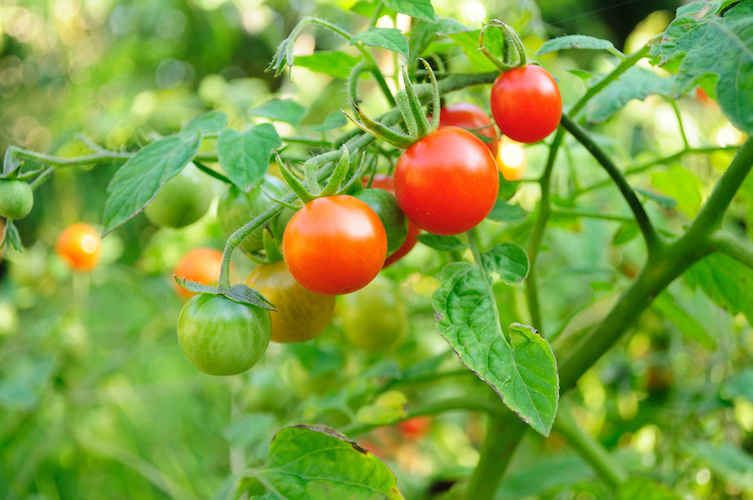
#> input picture CSE2721/Assignment/tomatoes.jpg, 753 x 500 px
$ jupyter execute 'Tomatoes Segmentation.ipynb'   (shell and % lines are left out)
#> lines starting #> are read from the running program, lines starting #| are printed output that depends on the picture; after the words box and inside, x2 and y2 are one past the last pixel; in counts of white or black regions, pixels touching at a corner belong together
[cell 1]
import cv2
import numpy as np
from matplotlib import pyplot as plt

[cell 2]
plt.figure(figsize=(20, 10))
image_path = './tomatoes.jpg'

# Original Image
plt.subplot(2, 1, 1)
image = cv2.imread(image_path)
#> image is the input picture: shape (500, 753, 3); mean B, G, R 64.5, 161.1, 127.4
plt.imshow(cv2.cvtColor(image, cv2.COLOR_BGR2RGB))
plt.axis("off")
plt.title('Original Image')

# Binary Tresholding
plt.subplot(2, 1, 2)
hsv_image = cv2.cvtColor(image, cv2.COLOR_BGR2HSV)
#> hsv_image: shape (500, 753, 3); mean H, S, V 42.7, 166.4, 171.1
_, part1 = cv2.threshold(hsv_image, 25, 255, cv2.THRESH_BINARY_INV)
#> part1: shape (500, 753, 3); mean H, S, V 23, 1.5, 0.5
plt.imshow(part1)
plt.axis("off")
plt.title('Applying Binary Tresholding (Inverse) on HSV Image')

plt.show()
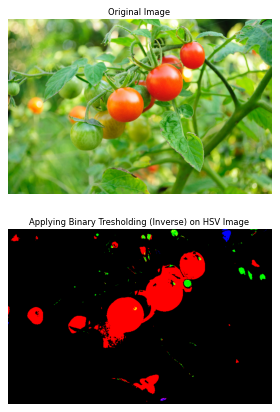
#> figure drawn by matplotlib, 2 panels

[cell 3]
plt.figure(figsize=(20, 10))

# Original Image
plt.subplot(2, 1, 1)
plt.imshow(cv2.cvtColor(image, cv2.COLOR_BGR2RGB))
plt.axis("off")
plt.title('Original Image')

# Binary Tresholding
plt.subplot(2, 1, 2)
red_image = image[:, :, 2]
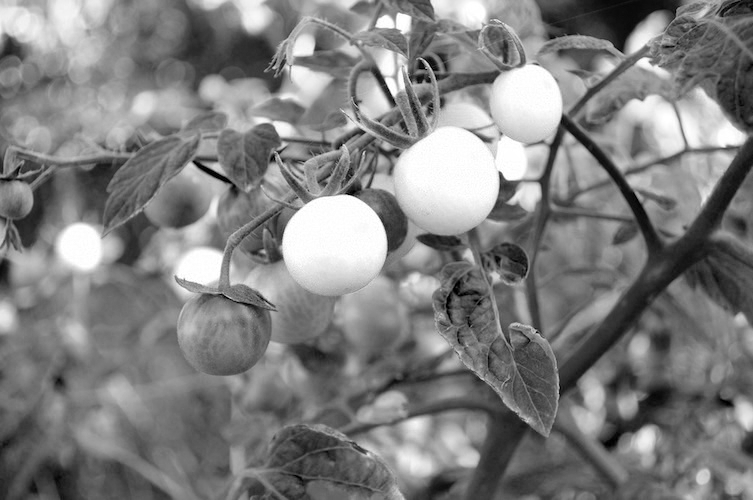
#> red_image: shape (500, 753); min 0, max 255, mean 127.4
part2 = cv2.adaptiveThreshold(red_image, 240, cv2.ADAPTIVE_THRESH_MEAN_C, cv2.THRESH_BINARY, 13, 10)
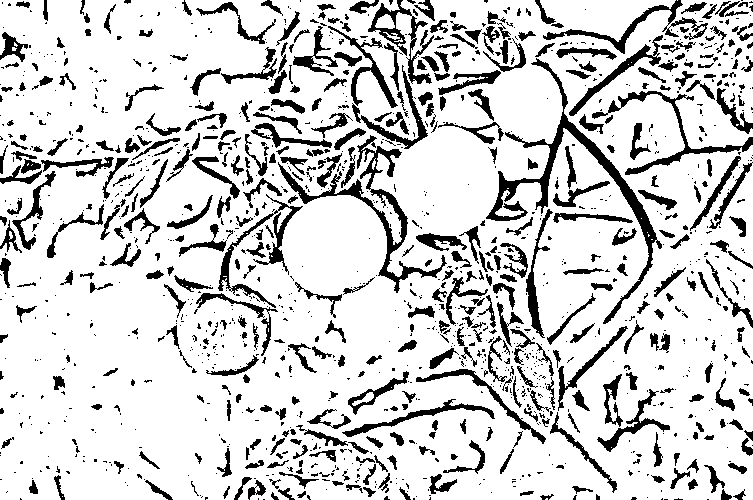
#> part2: shape (500, 753); values 0 (black) and 240 (white), 82.4% white; 1337 black regions (879 under 20 px), largest, box (x1, y1, x2, y2) and area: (486, 58, 662, 324) 3845, (278, 135, 447, 293) 2817, (592, 91, 753, 175) 1440
plt.imshow(part2, cmap=plt.cm.gray)
plt.axis("off")
plt.title('Applying Adaptive Tresholding on Color Image')

plt.show()
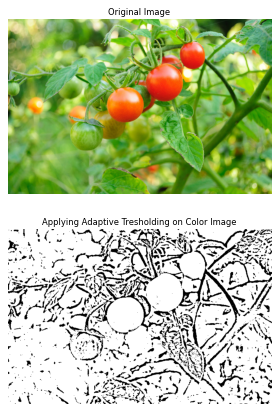
#> figure drawn by matplotlib, 2 panels

[cell 4]
# taking individual element product
# of (binary thresholded hsv image) and
# (adaptive thresholded red image)
seg = part2 * part1[:, :, 0]
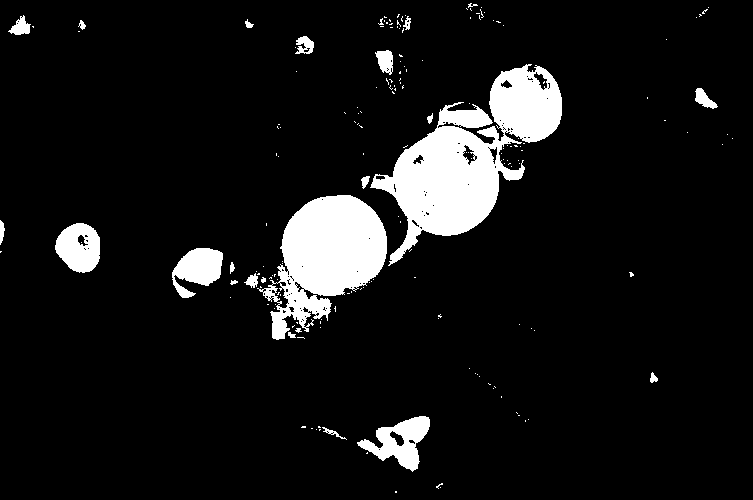
#> seg: shape (500, 753); values 0 (black) and 16 (white), 8.7% white; 180 white regions (156 under 20 px), largest, box (x1, y1, x2, y2) and area: (370, 64, 562, 266) 15209, (257, 195, 387, 340) 10220, (357, 416, 430, 472) 1877
plt.imshow(seg, cmap=plt.cm.Reds)
plt.title("Segmentation")
plt.axis("off")
plt.show()

$ run again, with CSE2721/Assignment/d.jpg copied over CSE2721/Assignment/tomatoes.jpg
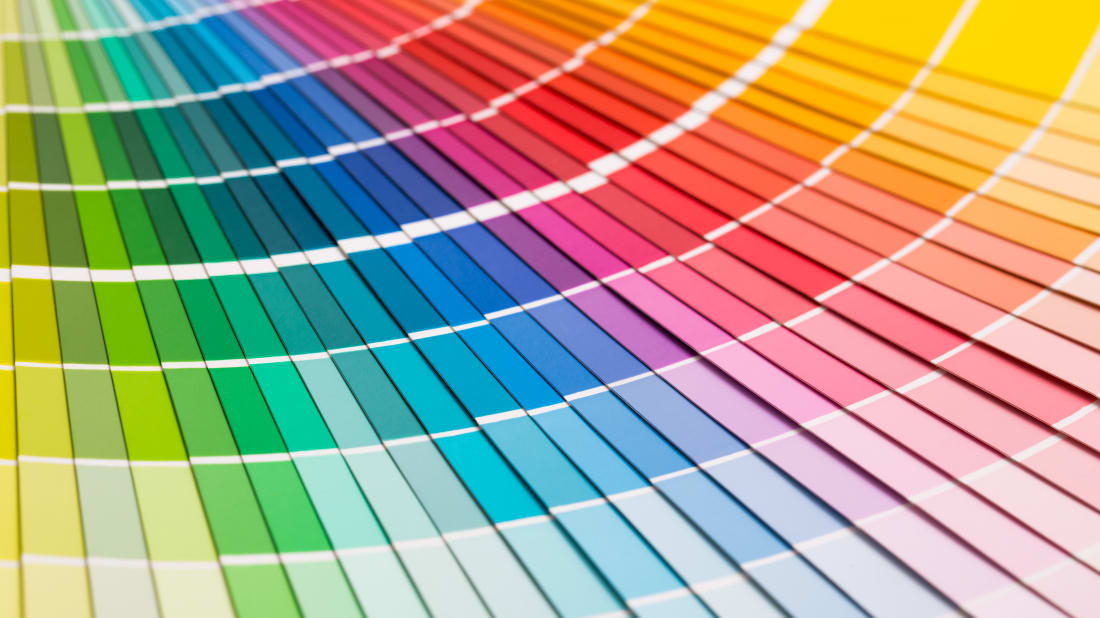
#> input picture CSE2721/Assignment/d.jpg, 1100 x 618 px
#> image is the input picture: shape (618, 1100, 3); mean B, G, R 137.3, 162.5, 171.5
#> hsv_image: shape (618, 1100, 3); mean H, S, V 83.8, 140.3, 211.2
#> part1: shape (618, 1100, 3); mean H, S, V 61.2, 24.5, 0
#> `part2 = cv2.adaptiveThreshold(red_image, 240, cv2.ADAPTIVE_THRESH_MEAN..`:
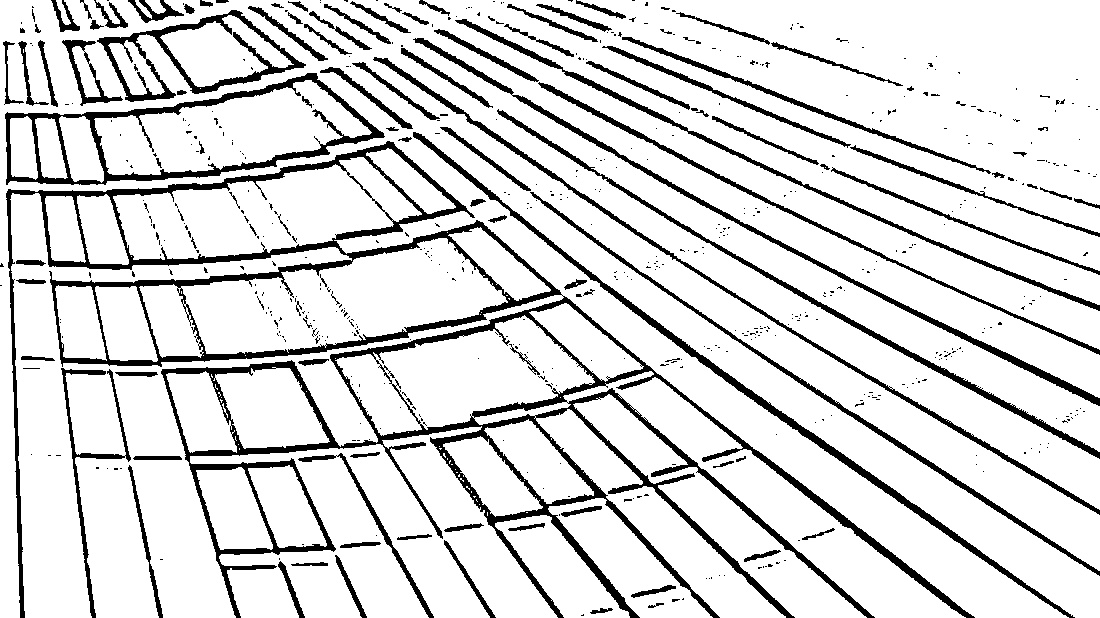
#> part2: shape (618, 1100); values 0 (black) and 240 (white), 85.6% white; 628 black regions (517 under 20 px), largest, box (x1, y1, x2, y2) and area: (6, 141, 975, 618) 38868, (5, 73, 385, 185) 5716, (413, 132, 1075, 618) 4945
#> `seg = part2 * part1[:, :, 0]`:
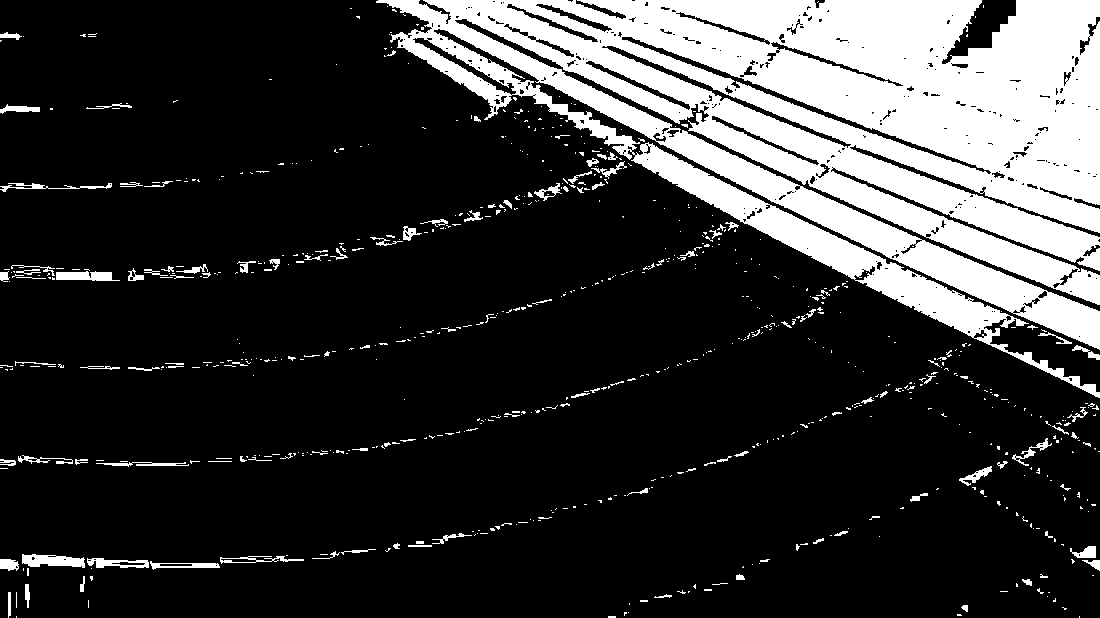
#> seg: shape (618, 1100); values 0 (black) and 16 (white), 21.1% white; 722 white regions (599 under 20 px), largest, box (x1, y1, x2, y2) and area: (376, 0, 1100, 398) 131845, (22, 554, 85, 568) 613, (56, 271, 120, 281) 469

$ run again, with CSE2721/Assignment/e.jpg copied over CSE2721/Assignment/tomatoes.jpg
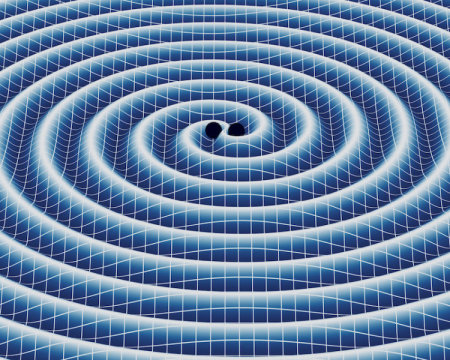
#> input picture CSE2721/Assignment/e.jpg, 450 x 360 px
#> image is the input picture: shape (360, 450, 3); mean B, G, R 166, 130.9, 102.5
#> hsv_image: shape (360, 450, 3); mean H, S, V 105.6, 112.3, 166.1
#> part1: shape (360, 450, 3); mean H, S, V 0.6, 34.9, 0.1
#> `part2 = cv2.adaptiveThreshold(red_image, 240, cv2.ADAPTIVE_THRESH_MEAN..`:
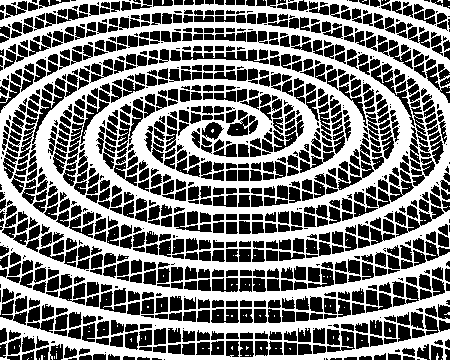
#> part2: shape (360, 450); values 0 (black) and 240 (white), 47.9% white; 158 white regions (157 under 20 px), largest, box (x1, y1, x2, y2) and area: (0, 0, 450, 360) 77212
#> `seg = part2 * part1[:, :, 0]`:
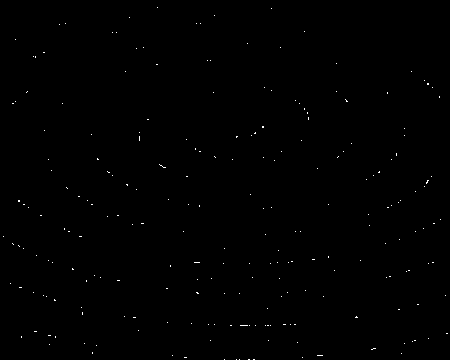
#> seg: shape (360, 450); values 0 (black) and 16 (white), 0.23% white in thin lines or dots

$ run again, with CSE2721/Assignment/players.jpg copied over CSE2721/Assignment/tomatoes.jpg
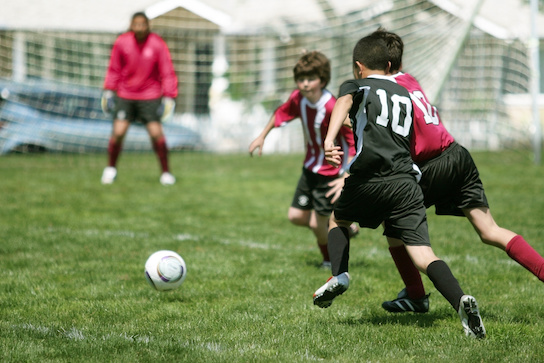
#> input picture CSE2721/Assignment/players.jpg, 544 x 363 px
#> image is the input picture: shape (363, 544, 3); mean B, G, R 103.7, 137.8, 129.6
#> hsv_image: shape (363, 544, 3); mean H, S, V 49.7, 90.3, 144.7
#> part1: shape (363, 544, 3); mean H, S, V 27.3, 47.9, 10.8
#> `part2 = cv2.adaptiveThreshold(red_image, 240, cv2.ADAPTIVE_THRESH_MEAN..`:
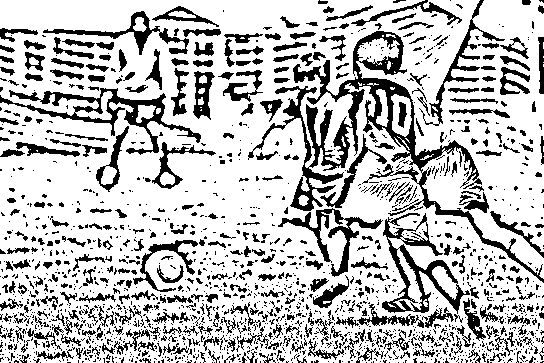
#> part2: shape (363, 544); values 0 (black) and 240 (white), 74.7% white; 1679 black regions (1309 under 20 px), largest, box (x1, y1, x2, y2) and area: (248, 31, 544, 283) 8485, (0, 88, 201, 155) 2485, (382, 213, 470, 314) 2201
#> `seg = part2 * part1[:, :, 0]`:
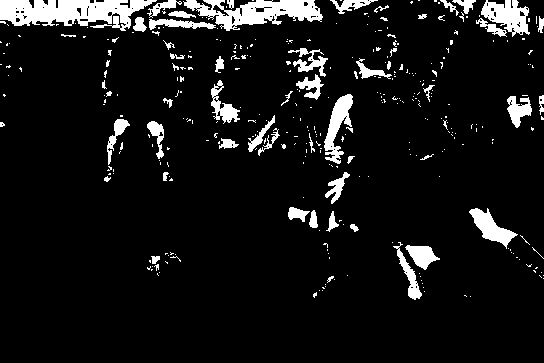
#> seg: shape (363, 544); values 0 (black) and 16 (white), 8.3% white; 348 white regions (294 under 20 px), largest, box (x1, y1, x2, y2) and area: (0, 0, 157, 31) 3065, (183, 0, 323, 31) 2216, (481, 0, 530, 37) 1008
